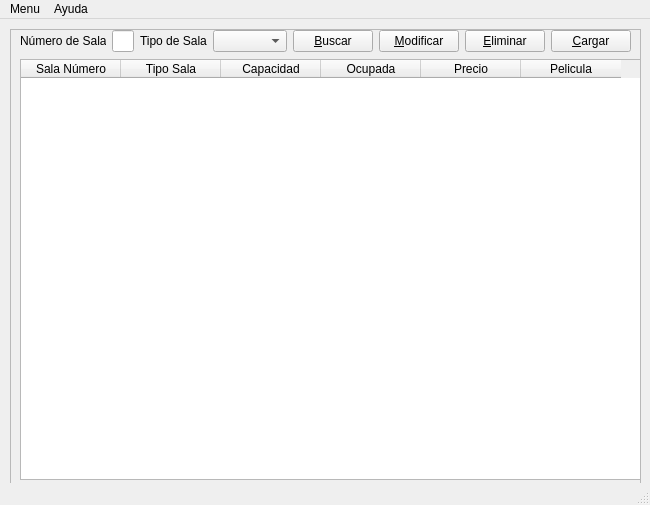
<?xml version="1.0" encoding="UTF-8"?>
<ui version="4.0">
 <class>vPrincipal</class>
 <widget class="QMainWindow" name="vPrincipal">
  <property name="geometry">
   <rect>
    <x>0</x>
    <y>0</y>
    <width>650</width>
    <height>505</height>
   </rect>
  </property>
  <property name="sizePolicy">
   <sizepolicy hsizetype="Preferred" vsizetype="Preferred">
    <horstretch>0</horstretch>
    <verstretch>0</verstretch>
   </sizepolicy>
  </property>
  <property name="maximumSize">
   <size>
    <width>650</width>
    <height>505</height>
   </size>
  </property>
  <property name="windowTitle">
   <string>Cinemar - Sala</string>
  </property>
  <widget class="QWidget" name="centralwidget">
   <widget class="QFrame" name="frame">
    <property name="geometry">
     <rect>
      <x>10</x>
      <y>10</y>
      <width>631</width>
      <height>461</height>
     </rect>
    </property>
    <property name="frameShape">
     <enum>QFrame::StyledPanel</enum>
    </property>
    <property name="frameShadow">
     <enum>QFrame::Raised</enum>
    </property>
    <widget class="QTableWidget" name="tabla">
     <property name="geometry">
      <rect>
       <x>10</x>
       <y>30</y>
       <width>621</width>
       <height>421</height>
      </rect>
     </property>
     <column>
      <property name="text">
       <string>Sala Número</string>
      </property>
     </column>
     <column>
      <property name="text">
       <string>Tipo Sala</string>
      </property>
     </column>
     <column>
      <property name="text">
       <string>Capacidad</string>
      </property>
     </column>
     <column>
      <property name="text">
       <string>Ocupada</string>
      </property>
     </column>
     <column>
      <property name="text">
       <string>Precio</string>
      </property>
     </column>
     <column>
      <property name="text">
       <string>Pelicula</string>
      </property>
     </column>
    </widget>
    <widget class="QWidget" name="layoutWidget">
     <property name="geometry">
      <rect>
       <x>10</x>
       <y>0</y>
       <width>611</width>
       <height>25</height>
      </rect>
     </property>
     <layout class="QGridLayout" name="gridLayout_2">
      <item row="0" column="6">
       <widget class="QPushButton" name="btnBuscar">
        <property name="text">
         <string>&amp;Buscar</string>
        </property>
       </widget>
      </item>
      <item row="0" column="3">
       <widget class="QLabel" name="lblTipoSala">
        <property name="text">
         <string>Tipo de Sala</string>
        </property>
       </widget>
      </item>
      <item row="0" column="5">
       <spacer name="horizontalSpacer_2">
        <property name="orientation">
         <enum>Qt::Horizontal</enum>
        </property>
        <property name="sizeHint" stdset="0">
         <size>
          <width>88</width>
          <height>20</height>
         </size>
        </property>
       </spacer>
      </item>
      <item row="0" column="4">
       <widget class="QComboBox" name="cmbTipoSala">
        <item>
         <property name="text">
          <string/>
         </property>
        </item>
        <item>
         <property name="text">
          <string>Sala 2D</string>
         </property>
        </item>
        <item>
         <property name="text">
          <string>Sala 3D</string>
         </property>
        </item>
       </widget>
      </item>
      <item row="0" column="0">
       <widget class="QLabel" name="lblNroSala">
        <property name="text">
         <string>Número de Sala</string>
        </property>
       </widget>
      </item>
      <item row="0" column="1">
       <widget class="QLineEdit" name="txtNroSala"/>
      </item>
      <item row="0" column="2">
       <spacer name="horizontalSpacer">
        <property name="orientation">
         <enum>Qt::Horizontal</enum>
        </property>
        <property name="sizeHint" stdset="0">
         <size>
          <width>98</width>
          <height>20</height>
         </size>
        </property>
       </spacer>
      </item>
      <item row="0" column="7">
       <widget class="QPushButton" name="btnModificar">
        <property name="text">
         <string>&amp;Modificar</string>
        </property>
       </widget>
      </item>
      <item row="0" column="9">
       <widget class="QPushButton" name="btnCargar">
        <property name="text">
         <string>&amp;Cargar</string>
        </property>
       </widget>
      </item>
      <item row="0" column="8">
       <widget class="QPushButton" name="btnEliminar">
        <property name="text">
         <string>&amp;Eliminar</string>
        </property>
       </widget>
      </item>
     </layout>
    </widget>
   </widget>
  </widget>
  <widget class="QMenuBar" name="mneMenu">
   <property name="geometry">
    <rect>
     <x>0</x>
     <y>0</y>
     <width>650</width>
     <height>21</height>
    </rect>
   </property>
   <widget class="QMenu" name="menuMenu">
    <property name="title">
     <string>Menu</string>
    </property>
    <addaction name="actionSalir"/>
   </widget>
   <widget class="QMenu" name="menuAyuda">
    <property name="title">
     <string>Ayuda</string>
    </property>
    <addaction name="actionAcerca_de"/>
   </widget>
   <addaction name="menuMenu"/>
   <addaction name="menuAyuda"/>
  </widget>
  <widget class="QStatusBar" name="statusbar"/>
  <action name="actionAcerca_de">
   <property name="text">
    <string>Acerca de...</string>
   </property>
  </action>
  <action name="actionSalir">
   <property name="text">
    <string>Salir</string>
   </property>
  </action>
 </widget>
 <resources/>
 <connections/>
</ui>
